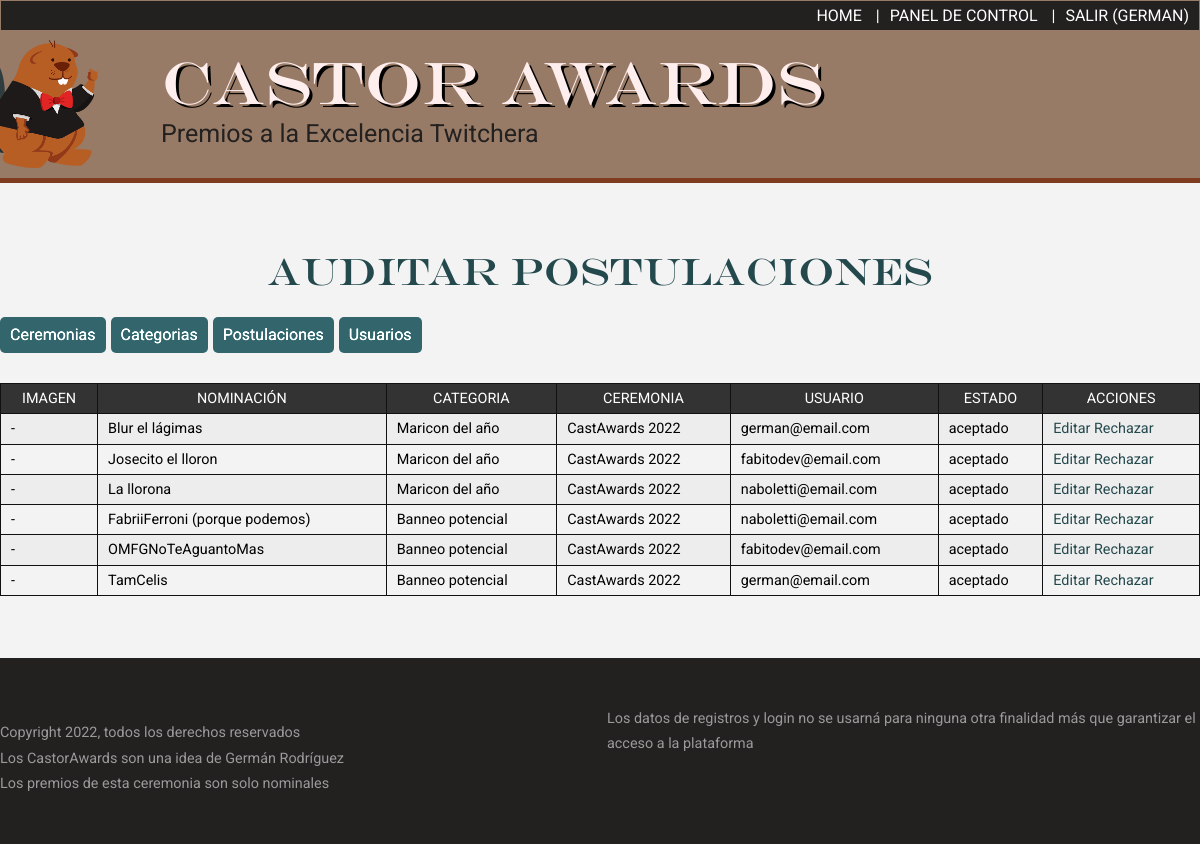
The page /panel/postulaciones (signed in) on the database its author committed.
### tables this page shows
CREATE TABLE nominaciones(
    ID INT UNSIGNED NOT NULL AUTO_INCREMENT PRIMARY KEY,
    NOMINADO VARCHAR(200) NOT NULL,
    IMAGEN VARCHAR(100),
    ACTIVO TINYINT(1) DEFAULT NULL,  
    FECHA_ALTA DATETIME,
    FKUSUARIO INT UNSIGNED NOT NULL,
    FKCATEGORIA INT UNSIGNED NOT NULL,
    UUID VARCHAR(100) NOT NULL,  
    CONSTRAINT NOMINACION_USUARIO FOREIGN KEY(FKUSUARIO) REFERENCES usuarios(ID) ON DELETE CASCADE ON UPDATE CASCADE,
    CONSTRAINT NOMINACION_CATEGORIA FOREIGN KEY(FKCATEGORIA) REFERENCES categorias(ID) ON DELETE CASCADE ON UPDATE CASCADE
 );

CREATE TABLE categorias(
    ID INT UNSIGNED NOT NULL AUTO_INCREMENT PRIMARY KEY,
    CATEGORIA VARCHAR(100) NOT NULL,
    ORDEN SMALLINT UNSIGNED,
    FKCEREMONIA SMALLINT UNSIGNED,
    CONSTRAINT CATEGORIA_CEREMONIA FOREIGN KEY(FKCEREMONIA) REFERENCES ceremonias(ID) ON DELETE RESTRICT ON UPDATE CASCADE
);

CREATE TABLE ceremonias(
    ID SMALLINT UNSIGNED NOT NULL AUTO_INCREMENT PRIMARY KEY,
    NOMBRE VARCHAR(100),
    FECHA_NOMINACIONES_INICIO DATETIME,
    FECHA_NOMINACIONES_FIN DATETIME,
    FECHA_VOTACIONES_INICIO DATETIME,
    FECHA_VOTACIONES_FIN DATETIME,
    FECHA_RESULTADOS_VISIBLES DATETIME,
    FECHA_CEREMONIA DATETIME,
    FECHA_ALTA DATETIME,
    CEREMONIA_ACTUAL TINYINT(1) NOT NULL DEFAULT 0
);

CREATE TABLE usuarios(
    ID INT UNSIGNED NOT NULL AUTO_INCREMENT PRIMARY KEY,
    EMAIL VARCHAR(200) NOT NULL UNIQUE,
    CLAVE VARCHAR(40) NOT NULL,
     
    ACTIVO TINYINT(1) NOT NULL DEFAULT 1,
    ES_ADMIN TINYINT(1) NOT NULL DEFAULT 0,
    FECHA_ALTA DATETIME
);

### config/php/setup.php (called while the page is built, shortened)
<?php
$categoria = $_GET['cat'] ?? 'home';
$headerClass = $categoria == 'home' ? 'big' : 'collapsed';

### mvc/controllers/AuthController.php (called while the page is built, shortened)
<?php
class AuthController{
    public static function isLogged( ){
        return isset( $_SESSION['USER'] ) ;
    }
    public static function isAdmin( ){
        return  isset( $_SESSION['USER'] ) &&
                $_SESSION['USER']['ADMIN'] == 1;
    }
}

### mvc/models/NominacionesModel.php (called while the page is built, shortened)
<?php
class NominacionesModel{
    public static function all( ){
        global $cnx;
        $c = <<<SQL
        SELECT
            n.ID,
            n.IMAGEN,
            n.NOMINADO,
            IFNULL(n.ACTIVO, 2) AS ACTIVO,
            n.FECHA_ALTA,
            u.EMAIL,
            c.CATEGORIA,
            cer.NOMBRE AS CEREMONIA
        FROM
            nominaciones AS n
            JOIN categorias AS c ON c.ID = n.FKCATEGORIA
            JOIN usuarios AS u ON u.ID = n.FKUSUARIO
            JOIN ceremonias AS cer ON cer.ID = c.FKCEREMONIA
        WHERE
            cer.CEREMONIA_ACTUAL = 1
        ORDER BY
            ACTIVO DESC,
            c.ORDEN,
            n.FKCATEGORIA,
            n.NOMINADO
        SQL;
        $st = $cnx->prepare($c);
        $st->execute( );
        return $st->fetchAll( );
    }
}

### mvc/controllers/AdminController.php (called while the page is built, shortened)
<?php
class AdminController{
    public static function postulaciones( ){
        $nominaciones = NominacionesModel::all( );
        return [ 'nominaciones' => $nominaciones ];
    }
}

### mvc/views/panel/postulaciones/listado.php (the view, shortened to what this page needs)
<?php
$estados = [
    'rechazado',
    'aceptado',
    'pendiente'
];
?>
<h2>Auditar postulaciones</h2>
<div class="sub-botonera">
    <?php include(MVC.'/views/botonera_admin.php' ); ?>
</div>
<table border="1" cellpadding="5" cellspacing="0">
    <thead>
        <tr>
            <th>Imagen</th>
            <th>Nominación</th>
            <th>Categoria</th>
            <th>Ceremonia</th>
            <th>Usuario</th>
            <th>Estado</th>
            <th>Acciones</th>
        </tr>
    </thead>
    <tbody>
    <?php
    foreach( $datos['nominaciones'] as $n ):
    $activo = $estados[ $n['ACTIVO'] ];
    $btn_aceptar = $n['ACTIVO'] == 1 ? '' : "<a href='/panel/postulaciones/$n[ID]/crear'>Aceptar</a>";
    $btn_rechazar = $n['ACTIVO'] == 0 ? '' : "<a href='/panel/postulaciones/$n[ID]/eliminar'>Rechazar</a>";
    $img_tag = '-';
    echo <<<HTML
        <tr class='estado_$activo'>
            <td>$img_tag</td>
            <td>$n[NOMINADO]</td>
            <td>$n[CATEGORIA]</td>
            <td>$n[CEREMONIA]</td>
            <td>$n[EMAIL]</td>
            <td>$activo</td>
            <td>
                <a href='/panel/postulaciones/$n[ID]/editar'>Editar</a>
                $btn_aceptar
                $btn_rechazar
            </td>
        </tr>
    HTML;
    endforeach;
    ?>
    </tbody>
</table>

### index.php (shortened to what this page needs)
<?php
require 'config/php/setup.php';
$recursos = UtilsController::get_view( $categoria, $accion );
$vista = $recursos['tpl'];
$class = $recursos['class'];
if(
    ! is_null($subaccion) &&
    AuthController::isAdmin() &&
    (
        in_array($subaccion, [ 'crear', 'actualizar', 'eliminar'])
        || ( $subaccion == 'ordenar' && $accion == 'ceremonias' )
        || ( $subaccion == 'orden' && $accion == 'ceremonias' &&  $_SERVER['REQUEST_METHOD'] == 'POST' )
    )
){
    $metodo_admin = $accion.'_'.$subaccion;
    $datos_metodo = $_SERVER['REQUEST_METHOD'] == 'POST' ?
                    $_POST :
                    $_GET;
    if( isset($_GET['id'] ) ){
        $datos_metodo['id'] = $_GET['id'];
    }
    $datos =AdminController::$metodo_admin( $datos_metodo );
    $datos =AdminController::$metodo_admin( $datos_metodo );
}else if( ! method_exists( $class, $accion ) ){
    $vista = '404.php';
    $datos = [];
}else {
    $datos = $class::$accion( );
}
?><!DOCTYPE html>
<html lang="es">
<head>
    <link rel="stylesheet" href="/assets/css/fonts/stylesheet.css">
    <link rel="stylesheet" href="/assets/css/estilos.css">
    <?php
    if( $categoria == 'panel' ){
    echo '<link rel="stylesheet" href="/assets/css/panel.css">';
    }
    ?>
</head>
<body>
    <div class='<?php echo $headerClass; ?> fakin-border-bottom-for-the-header'>
        <header>
            <h1>Castor Awards</h1>
            <span>Premios a la Excelencia Twitchera</span>
            <nav>
                <ul>
                    <li><a href='/'>Home</a></li>
                    <?php if( AuthController::isAdmin( ) ): ?>
                        <li><a href='/panel'>Panel de control</a></li>
                    <?php endif; ?>
                    <?php if( AuthController::isLogged( ) ): ?>
                        <li><a href='/logout'>Salir (<?php echo $_SESSION['USER']['USERNAME']; ?>)</a></li>
                    <?php endif; ?>
                </ul>
            </nav>
        </header>
    </div>
    <main class='container'>
        <?php include "mvc/views/$vista"; ?>
    </main>
    <footer>
        <p>Copyright 2022, todos los derechos reservados<br />
            Los CastorAwards son una idea de Germán Rodríguez<br />
            Los premios de esta ceremonia son solo nominales</p>
        <p>Los datos de registros y login no se usarná para ninguna otra finalidad más que garantizar el acceso a la plataforma</p>
    </footer>
</body>
</html>

### mvc/views/panel_postulaciones.php (shortened to what this page needs)
<section>
<?php
$subaccion =  $_GET['subaccion'] ?? 'listado';
switch( $subaccion ){
    case 'listado':
        include( MVC.'/views/panel/postulaciones/listado.php');
    break;
}
?>
</section>

### mvc/views/botonera_admin.php
<ul>
    <li><a href='/panel/ceremonias'>Ceremonias</a></li>
    <li><a href='/panel/categorias'>Categorias</a></li>
    <li><a href='/panel/postulaciones'>Postulaciones</a></li>
    <li><a href='/panel/usuarios'>Usuarios</a></li>
</ul>

### assets/css/estilos.css (style rules this page uses)
:root { --green: #24494d; --brown: #232020; --brownie: #987b66; --brownkk: #7f3c21; }
* { box-sizing: border-box; }
body { margin: 0; padding: 0; background: #f3f3f3; font-family: 'Roboto', sans-serif; }
ul { list-style: none; margin: 0; padding: 0; }
a { text-decoration: none; color: var(--green); }
h1, h2, h3 { font-weight: normal; font-family: headings; }
.fakin-border-bottom-for-the-header { filter: drop-shadow(0 5px 0 var(--brownkk) ); }
.collapsed { --header-background-size-v: calc( 100% - 50px ); --header-background-pos-v: 40px; --header-font-size-span: 25px; --header-font-size-h1: 60px; --header-text-width: auto; --header-text-margin: calc( ( ( 100vw - 1280px ) / 2 ) + 200px ); }
header { background: var(--brownie) url(../images/CastorConTraje.png) calc( ( 100vw - 1280px ) / 2 ) var(--header-background-pos-v)/auto var(--header-background-size-v) no-repeat; padding: 1px; display: flex; flex-direction: column; }
.collapsed header { padding-bottom: 30px; }
header * { order: 2; }
header h1 { font-size: var(--header-font-size-h1); margin: .3em 0 0; color: #ffeeee; text-shadow: 3px 3px 0 black; }
header h1, header span { width: var(--header-text-width); margin-left: var(--header-text-margin); }
header span { color: #232020; font-size: var(--header-font-size-span); }
header nav { order: 1; background: var(--brown); }
header nav ul { display: flex; justify-content: flex-end; }
header nav ul li:not( :last-child )::after { content: ' | '; color: white; }
header nav ul a { color: white; display: inline-block; padding: 5px 10px; text-transform: uppercase; }
main { min-height: 60vh; }
main h1, main h2 { font-size: 38px; text-align: center; color: var(--green); }
footer, main > * { padding: 6vh calc( (100vw - 1200px) / 2 ); line-height: 1.75em; }
footer { background: var(--brown); color: #9a9a9a; columns: 2; font-size: .9em; }

### assets/css/panel.css (style rules this page uses)
table { margin-top: 30px; border-collapse: collapse; width: 100%; font-size: 0.9em; line-height: 120%; }
table td, table th { border: 1px solid #111; padding: 6px 10px; font-weight: normal; }
table th { background: #333; color: white; text-transform: uppercase; }
table tr:nth-child(odd) td { background: #ededed; }
.sub-botonera { display: flex; flex-direction: row-reverse; }
.sub-botonera ul { display: flex; gap: 5px; margin-right: auto; }
.sub-botonera a { display: block; padding: 4px 10px; background: var(--green); color: white; border-radius: 5px; filter:brightness(1.4); transition: .4s; }

### rows shown on the page
nominaciones: img_tag "-", NOMINADO "Blur el lágimas", FKCATEGORIA.CATEGORIA "Maricon del año", ceremonias.NOMBRE "CastAwards 2022", FKUSUARIO.EMAIL "german@email.com", activo "aceptado"
nominaciones: img_tag "-", NOMINADO "Josecito el lloron", FKCATEGORIA.CATEGORIA "Maricon del año", ceremonias.NOMBRE "CastAwards 2022", FKUSUARIO.EMAIL "fabitodev@email.com", activo "aceptado"
nominaciones: img_tag "-", NOMINADO "La llorona", FKCATEGORIA.CATEGORIA "Maricon del año", ceremonias.NOMBRE "CastAwards 2022", FKUSUARIO.EMAIL "naboletti@email.com", activo "aceptado"
nominaciones: img_tag "-", NOMINADO "FabriiFerroni (porque podemos)", FKCATEGORIA.CATEGORIA "Banneo potencial", ceremonias.NOMBRE "CastAwards 2022", FKUSUARIO.EMAIL "naboletti@email.com", activo "aceptado"
nominaciones: img_tag "-", NOMINADO "OMFGNoTeAguantoMas", FKCATEGORIA.CATEGORIA "Banneo potencial", ceremonias.NOMBRE "CastAwards 2022", FKUSUARIO.EMAIL "fabitodev@email.com", activo "aceptado"
nominaciones: img_tag "-", NOMINADO "TamCelis", FKCATEGORIA.CATEGORIA "Banneo potencial", ceremonias.NOMBRE "CastAwards 2022", FKUSUARIO.EMAIL "german@email.com", activo "aceptado"

### other values the page prints
$_SESSION['USER']['USERNAME'] "GERMAN"
